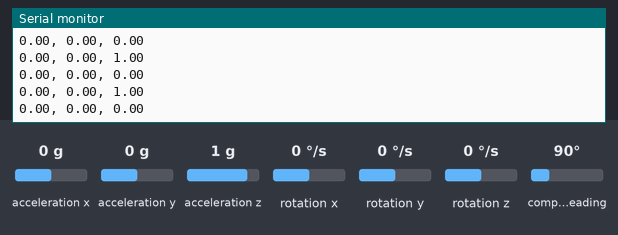
The sketch below on a simulated Arduino Nano 33 BLE. Shown: the last lines printed to the serial monitor. The test bench sets the inputs (shaded band); at power-on: acceleration x 0 g, acceleration y 0 g, acceleration z 1 g, rotation x 0 °/s, rotation y 0 °/s, rotation z 0 °/s, compass heading 90°.

Above: at 1.2 s.
1.3 s: acceleration x set to -1.4 g
At 1.8 s:
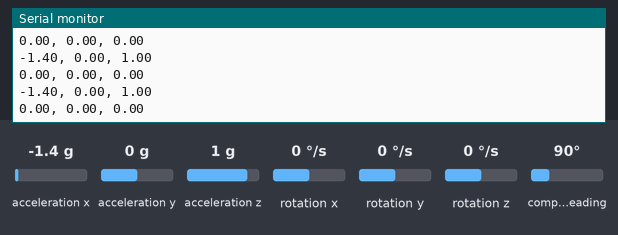
2.8 s: acceleration y set to -1.4 g
At 3.6 s:
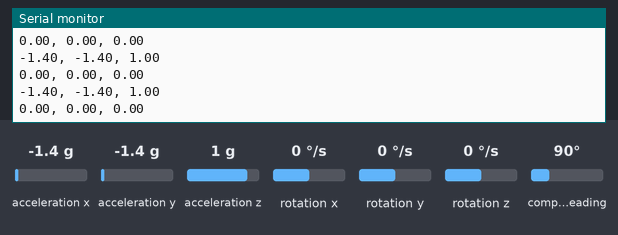
4.3 s: acceleration z set to -1.4 g
Timing chart, 0 to 4.9 s (numbered marks = the images above; inputs shaded):
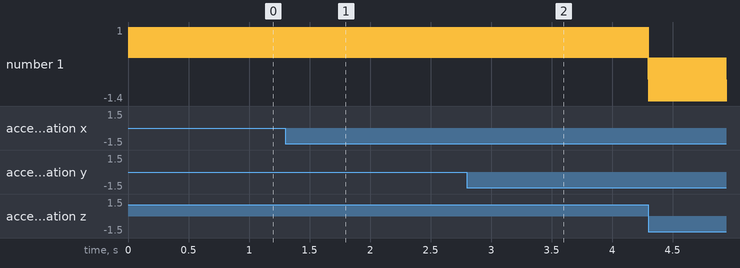

Measured:
- after the input at 1.3 s, the serial monitor: prints a new line at once (image 1)
- after the input at 2.8 s, the serial monitor: prints a new line at once (image 2)

The sketch:

03-05-24.ino
```cpp
#include <Arduino_LSM9DS1.h>

unsigned long previousMillis = 0;
const unsigned long interval = 2000;

void setup() {
  Serial.begin(9600);
  while (!Serial);

  if (!IMU.begin()) {
    Serial.println("Failed to initialize IMU!");
    while (1);
  }

  Serial.println("IMU initialized!");
}

void loop() {
  unsigned long currentMillis = micros();

  if (currentMillis - previousMillis >= interval) {
    previousMillis = currentMillis;

    if (IMU.accelerationAvailable() && IMU.gyroscopeAvailable() && IMU.magneticFieldAvailable()) {
      float ax, ay, az;
      float gx, gy, gz;
      float mx, my, mz;

      IMU.readAcceleration(ax, ay, az);
      IMU.readGyroscope(gx, gy, gz);
      IMU.readMagneticField(mx, my, mz);

     // Serial.print("Ace: ");
      Serial.print(ax);
      Serial.print(", ");
      Serial.print(ay);
      Serial.print(", ");
      Serial.print(az);
      Serial.println();


      //Serial.print("Gir: ");
      Serial.print(gx);
      Serial.print(", ");
      Serial.print(gy);
      Serial.print(", ");
      Serial.print(gz);
      Serial.println();

      //Serial.print("Mag: ");
     //Serial.print(mx);
      //Serial.print(", ");
     // Serial.print(my);
     //Serial.print(",");
      //Serial.println(mz);
    }
  }
}
```
